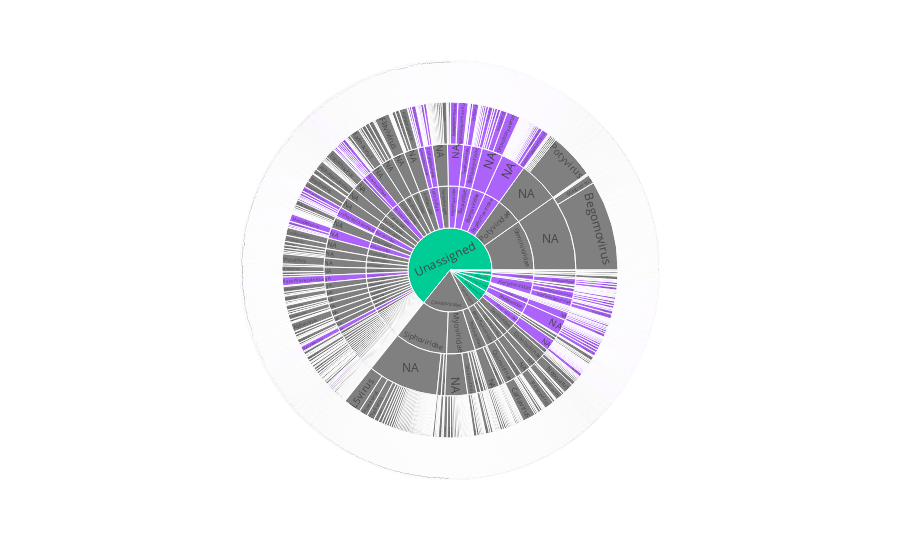

The code cell stored with this chart in its notebook:
### Code cell
fig = px.sunburst(counts_sorted, path=msl30_ranks, 
                  color='in_spillover', 
                  color_discrete_map=color_map)

fig.show()

### Figure 1 — Plotly figure (JSON) as saved in the notebook; plotly's stock layout.template omitted (floating-point values rounded to 4 significant figures; data arrays with more than 128 entries replaced by an {"elided": "..."} marker saying what was removed)
{"data": [{"branchvalues": "total", "customdata": {"elided": "4600x1 mixed values"}, "domain": {"x": [0, 1], "y": [0, 1]}, "hovertemplate": "labels=%{label}<br>count=%{value}<br>parent=%{parent}<br>id=%{id}<br>in_spillover=%{customdata[0]}<extra></extra>", "ids": {"elided": "4600 str values"}, "labels": {"elided": "4600 str values"}, "marker": {"colors": {"elided": "4600 str values"}}, "name": "", "parents": {"elided": "4600 str values"}, "type": "sunburst", "values": {"elided": "4600 int values"}}], "layout": {"autosize": true, "legend": {"tracegroupgap": 0}, "margin": {"t": 60}}}
